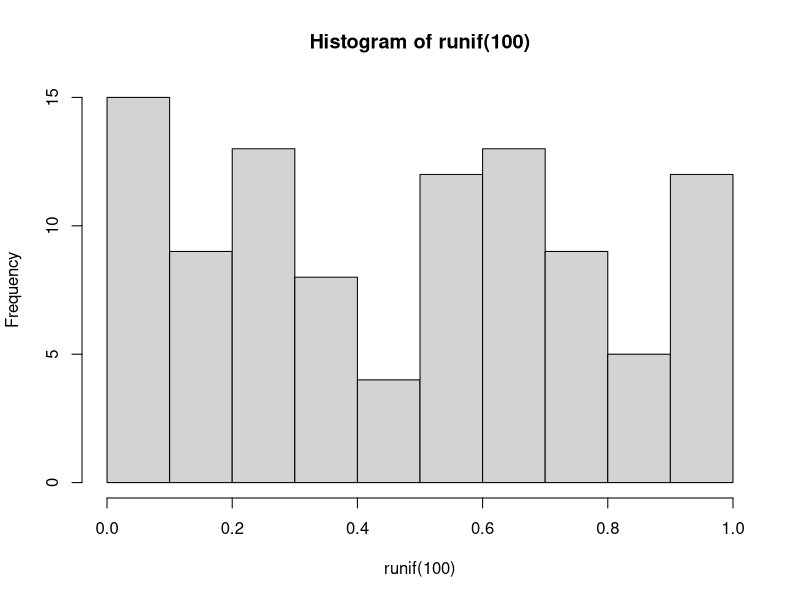
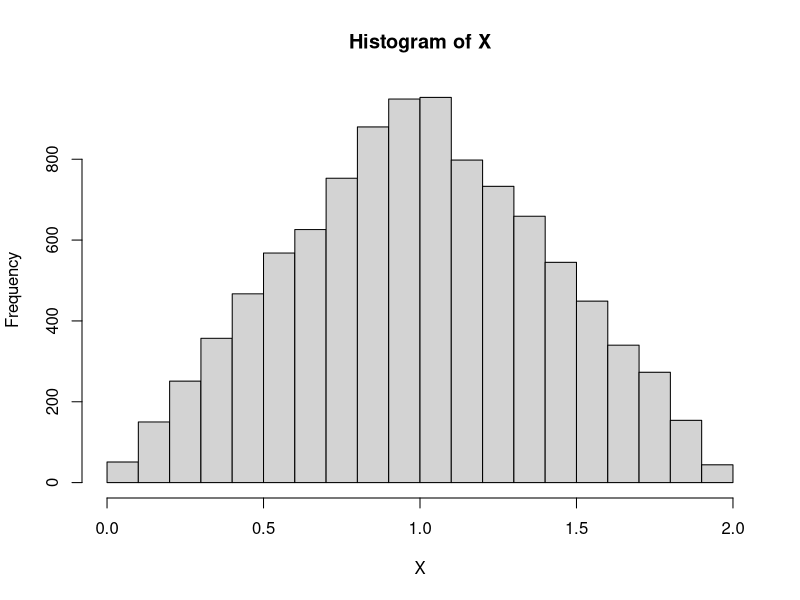

These charts were generated, in order, by the following R code: (Note: this script raises an error after producing the figures.)
X = c(0,7,8,9,100)
mean(X)
Y = c(0,7,8,NA, 0/0)
Y
mean(X, trim = 0.2)
median(X)
X = c(1,2,3,4,5)
Y = c(5,3,1,8,9)
mean(2*X + 3*Y)
2*mean(X) + 3*mean(Y)
Y = c(5,3,1,3,5)

runif(1)
runif(100)
hist(runif(100))
X = runif(10000) + runif(10000)
hist(X)
# binormial 

factorial(10)/(factorial(3)*factorial(7))
choose(10,3)
choose(10,3)*0.4^3*0.6^7
dbinom(3, 10, 0.4)
dbinom(0:10, 10, 0.5)
barplot()
barplot(dbinom(0:10, 10, 0.5), names.arg = 0:10, las=1)
